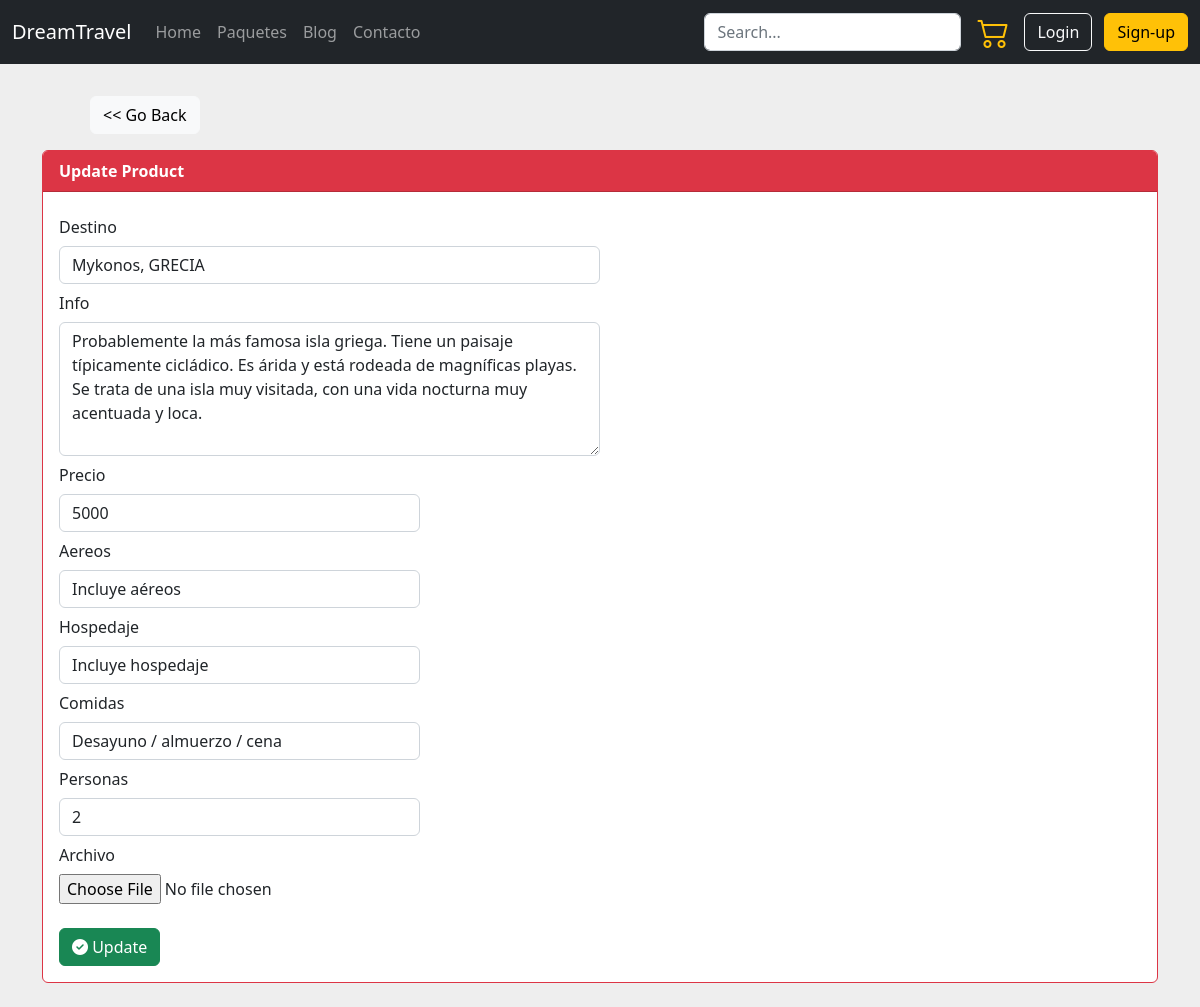
The app's page /FINAL_GRUPO_G-proyecto/update.php?id=28 with its own data.
### tables this page shows
CREATE TABLE `productos` (
  `id_prod` int(20) NOT NULL,
  `destino` varchar(60) NOT NULL,
  `info` text NOT NULL,
  `precio` int(40) NOT NULL,
  `aereos` varchar(60) NOT NULL,
  `hospedaje` varchar(60) NOT NULL,
  `comidas` varchar(60) NOT NULL,
  `cant_personas` int(10) NOT NULL,
  `img` text NOT NULL
);

### FINAL_GRUPO_G-proyecto/update.php (the view, shortened to what this page needs)
<?php
$cnx = new Cnx();
$conectar = $cnx->conectar();
$id = $_GET['id'];
$sql = 'SELECT destino, info, precio, aereos, hospedaje, comidas, cant_personas FROM productos WHERE id_prod = :id_prod';
$stmt = $conectar->prepare($sql);
$stmt->bindParam(":id_prod", $id);
$stmt->execute();
$prod = $stmt->fetch(PDO::FETCH_ASSOC);
 ?>
<!DOCTYPE html>
<html lang="en">
  <head>
    <?php require_once("vistas/css.php") ?>
  </head>
  <body>
    <?php require_once("vistas/header.php") ?>
    <div class="container">
        <a href="admin.php" class="btn btn-light mb-3 m-5"><< Go Back</a>
        <div class="card border-danger">
            <div class="card-header bg-danger text-white">
                <strong> Update Product</strong>
            </div>
            <div class="card-body">
                <form  action='update.php?id=<?php echo $_GET['id'] ?>' method="post" enctype="multipart/form-data">
                    <div class="form-row">
                        <div class="form-group col-md-6">
                            <label for="destino" class="col-form-label">Destino</label>
                            <input type="text" class="form-control" value="<?php echo $prod['destino']; ?>"  id="destino" name="destino"  required>
                        </div>
                        <div class="form-group col-md-6">
                            <label for="info" class="col-form-label">Info</label>
                            <textarea name="info" id="info" rows="5" class="form-control" required><?php echo $prod['info']; ?></textarea>
                        </div>
                    </div>
                    <div class="form-row">
                        <div class="form-group col-md-4">
                            <label for="precio" class="col-form-label">Precio</label>
                            <input type="number" class="form-control" min="1" value="<?php echo $prod['precio']; ?>" id="precio" name="precio"  required>
                        </div>
                        <div class="form-group col-md-4">
                            <label for="aereos" class="col-form-label">Aereos</label>
                            <input type="text" class="form-control" name="aereos" value="<?php echo $prod['aereos']; ?>" id="aereos"  required>
                        </div>
                        <div class="form-group col-md-4">
                            <label for="hospedaje" class="col-form-label">Hospedaje</label>
                            <input type="text" class="form-control" name="hospedaje" value="<?php echo $prod['hospedaje']; ?>" id="hospedaje" required>
                        </div>
                    </div>
                    <div class="form-group col-md-4">
                            <label for="comidas" class="col-form-label">Comidas</label>
                            <input type="text" class="form-control" name="comidas" value="<?php echo $prod['comidas']; ?>" id="comidas" required>
                        </div>
                    <div class="form-group col-md-4">
                            <label for="cant_personas" class="col-form-label">Personas</label>
                            <input type="number" class="form-control" min="1" name="cant_personas" value="<?php echo $prod['cant_personas']; ?>" id="cant_personas" required>
                        </div>
                        <div class="form-group col-md-4">
                            <label for="archivo" class="col-form-label">Archivo</label>
                            <input type="file" class="form-control-file" name="archivo" id="archivo" required>
                        </div>
                    <br>
                    <button name='update' class="btn btn-success"><i class="fa fa-check-circle"></i> Update</button>
                </form>
            </div>
        </div>
        <br>
    </div>
</body>
</html>

### FINAL_GRUPO_G-proyecto/estilos.css (style rules this page uses)
body { padding-top: 3rem; background-color: #eee !important; }
body { color: #566787; background: #f5f5f5; font-family: 'Varela Round', sans-serif; font-size: 13px; }

### records on screen
productos: destino "Mykonos, GRECIA", info "Probablemente la más famosa isla griega. Tiene un paisaje típicamente cicládico. Es árida y está rodeada de magníficas playas. Se trata de una isla muy visitada, con una vida nocturna muy acentuada y loca.", precio "5000", aereos "Incluye aéreos", hospedaje "Incluye hospedaje", comidas "Desayuno / almuerzo / cena", cant_personas "2"
